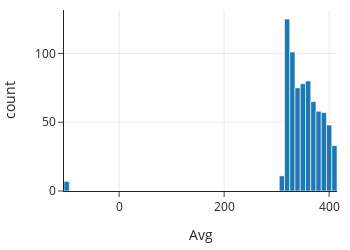

Write notebook code for a chart like this one.
### Markdown cell above
The line along the bottom left of the plot shows us that all of the missing data are in the early years of operation. The number of days of operation of the equipment may not have been collected in the early days. It also appears that there might have been problems with the equipment in the mid to late 80s. What do we do with these conjectures? We can try to confirm them by looking through documentation about the historical readings. If we are concerned about the impact on the CO2 averages for records with missing values for the number of days of operation, then a simple solution would be to drop the earliest recordings. However, we would want to delay such action until after we have examined the time trends and assess whether there are any potential problems with the CO2 averages in those early days.

Next, let's return to the -99.99 values for the average CO2 measurement and begin our checks with a histogram:

### Code cell
px.histogram(co2, x='Avg', width=350, height=250)

### Figure 1 — Plotly figure (JSON) as saved in the notebook; plotly's stock layout.template omitted (floating-point values rounded to 4 significant figures; data arrays with more than 128 entries replaced by an {"elided": "..."} marker saying what was removed)
{"data": [{"alignmentgroup": "True", "bingroup": "x", "hovertemplate": "Avg=%{x}<br>count=%{y}<extra></extra>", "legendgroup": "", "marker": {"color": "#1F77B4", "pattern": {"shape": ""}}, "name": "", "offsetgroup": "", "orientation": "v", "showlegend": false, "type": "histogram", "x": {"elided": "738 float values"}, "xaxis": "x", "yaxis": "y"}], "layout": {"barmode": "relative", "height": 250, "legend": {"tracegroupgap": 0}, "width": 350, "xaxis": {"anchor": "y", "autorange": true, "domain": [0, 1], "range": [-105, 415], "title": {"text": "Avg"}, "type": "linear"}, "yaxis": {"anchor": "x", "autorange": true, "domain": [0, 1], "range": [0, 131.6], "title": {"text": "count"}}}}
